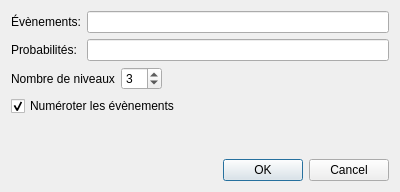
<?xml version="1.0" encoding="UTF-8"?>
<ui version="4.0">
 <class>DialogRepetition</class>
 <widget class="QDialog" name="DialogRepetition">
  <property name="geometry">
   <rect>
    <x>0</x>
    <y>0</y>
    <width>400</width>
    <height>192</height>
   </rect>
  </property>
  <property name="windowTitle">
   <string>Répétition d'expériences indépendantes</string>
  </property>
  <layout class="QVBoxLayout" name="verticalLayout">
   <item>
    <layout class="QHBoxLayout" name="horizontalLayout">
     <item>
      <widget class="QLabel" name="label_evts">
       <property name="text">
        <string>Évènements:</string>
       </property>
      </widget>
     </item>
     <item>
      <widget class="QLineEdit" name="evenements">
       <property name="toolTip">
        <string>&lt;html&gt;&lt;head/&gt;&lt;body&gt;&lt;p&gt;Rentrer les évènements séparés par un &lt;span style=&quot; font-weight:600;&quot;&gt;point-virgule&lt;/span&gt;.&lt;/p&gt;&lt;p&gt;Exemple: « A ; B ; C ».&lt;/p&gt;&lt;p&gt;Si un seul évènement est entré, l'évènement contraire est rajouté.&lt;/p&gt;&lt;/body&gt;&lt;/html&gt;</string>
       </property>
       <property name="whatsThis">
        <string>&lt;html&gt;&lt;head/&gt;&lt;body&gt;&lt;p&gt;Rentrer les évènements séparés par un &lt;span style=&quot; font-weight:600;&quot;&gt;point-virgule&lt;/span&gt;.&lt;/p&gt;&lt;p&gt;Exemple: « A ; B ; C ».&lt;/p&gt;&lt;p&gt;Si un seul évènement est entré, l'évènement contraire est rajouté.&lt;/p&gt;&lt;/body&gt;&lt;/html&gt;</string>
       </property>
      </widget>
     </item>
    </layout>
   </item>
   <item>
    <layout class="QHBoxLayout" name="horizontalLayout_2">
     <item>
      <widget class="QLabel" name="label_probas">
       <property name="text">
        <string>Probabilités: </string>
       </property>
      </widget>
     </item>
     <item>
      <widget class="QLineEdit" name="probas">
       <property name="toolTip">
        <string>&lt;html&gt;&lt;head/&gt;&lt;body&gt;&lt;p&gt;Rentrer les probabilités des évènements précédents, séparés par un &lt;span style=&quot; font-weight:600;&quot;&gt;point-virgule&lt;/span&gt;.&lt;/p&gt;&lt;p&gt;La dernière probabilité peut-être omise.&lt;/p&gt;&lt;/body&gt;&lt;/html&gt;</string>
       </property>
       <property name="whatsThis">
        <string>&lt;html&gt;&lt;head/&gt;&lt;body&gt;&lt;p&gt;Rentrer les probabilités des évènements précédents, séparés par un &lt;span style=&quot; font-weight:600;&quot;&gt;point-virgule&lt;/span&gt;.&lt;/p&gt;&lt;p&gt;La dernière probabilité peut-être omise.&lt;/p&gt;&lt;/body&gt;&lt;/html&gt;</string>
       </property>
      </widget>
     </item>
    </layout>
   </item>
   <item>
    <layout class="QHBoxLayout" name="horizontalLayout_3"/>
   </item>
   <item>
    <layout class="QHBoxLayout" name="horizontalLayout_4">
     <item>
      <widget class="QLabel" name="label_niveaux">
       <property name="text">
        <string>Nombre de niveaux</string>
       </property>
      </widget>
     </item>
     <item>
      <widget class="QSpinBox" name="niveaux">
       <property name="minimum">
        <number>1</number>
       </property>
       <property name="maximum">
        <number>10</number>
       </property>
       <property name="value">
        <number>3</number>
       </property>
      </widget>
     </item>
     <item>
      <spacer name="horizontalSpacer">
       <property name="orientation">
        <enum>Qt::Horizontal</enum>
       </property>
       <property name="sizeHint" stdset="0">
        <size>
         <width>40</width>
         <height>20</height>
        </size>
       </property>
      </spacer>
     </item>
    </layout>
   </item>
   <item>
    <widget class="QCheckBox" name="numeroter">
     <property name="toolTip">
      <string>&lt;!DOCTYPE HTML PUBLIC &quot;-//W3C//DTD HTML 4.0//EN&quot; &quot;http://www.w3.org/TR/REC-html40/strict.dtd&quot;&gt;
&lt;html&gt;&lt;head&gt;&lt;meta name=&quot;qrichtext&quot; content=&quot;1&quot; /&gt;&lt;style type=&quot;text/css&quot;&gt;
p, li { white-space: pre-wrap; }
&lt;/style&gt;&lt;/head&gt;&lt;body style=&quot; font-family:'Sans'; font-size:10pt; font-weight:400; font-style:normal;&quot;&gt;
&lt;p style=&quot; margin-top:0px; margin-bottom:0px; margin-left:0px; margin-right:0px; -qt-block-indent:0; text-indent:0px;&quot;&gt;Distinguer les expériences successives en rajoutant des indices aux évènements.&lt;/p&gt;
&lt;p style=&quot; margin-top:0px; margin-bottom:0px; margin-left:0px; margin-right:0px; -qt-block-indent:0; text-indent:0px;&quot;&gt;Par exemple, A&lt;span style=&quot; vertical-align:sub;&quot;&gt;1&lt;/span&gt;, puis A&lt;span style=&quot; vertical-align:sub;&quot;&gt;2&lt;/span&gt;, A&lt;span style=&quot; vertical-align:sub;&quot;&gt;3&lt;/span&gt;, etc.&lt;/p&gt;&lt;/body&gt;&lt;/html&gt;</string>
     </property>
     <property name="text">
      <string>Numéroter les évènements</string>
     </property>
     <property name="checked">
      <bool>true</bool>
     </property>
    </widget>
   </item>
   <item>
    <spacer name="verticalSpacer">
     <property name="orientation">
      <enum>Qt::Vertical</enum>
     </property>
     <property name="sizeHint" stdset="0">
      <size>
       <width>20</width>
       <height>40</height>
      </size>
     </property>
    </spacer>
   </item>
   <item>
    <widget class="QDialogButtonBox" name="buttonBox">
     <property name="orientation">
      <enum>Qt::Horizontal</enum>
     </property>
     <property name="standardButtons">
      <set>QDialogButtonBox::Cancel|QDialogButtonBox::Ok</set>
     </property>
    </widget>
   </item>
  </layout>
 </widget>
 <resources/>
 <connections>
  <connection>
   <sender>buttonBox</sender>
   <signal>accepted()</signal>
   <receiver>DialogRepetition</receiver>
   <slot>accept()</slot>
   <hints>
    <hint type="sourcelabel">
     <x>248</x>
     <y>254</y>
    </hint>
    <hint type="destinationlabel">
     <x>157</x>
     <y>274</y>
    </hint>
   </hints>
  </connection>
  <connection>
   <sender>buttonBox</sender>
   <signal>rejected()</signal>
   <receiver>DialogRepetition</receiver>
   <slot>reject()</slot>
   <hints>
    <hint type="sourcelabel">
     <x>316</x>
     <y>260</y>
    </hint>
    <hint type="destinationlabel">
     <x>286</x>
     <y>274</y>
    </hint>
   </hints>
  </connection>
 </connections>
</ui>
